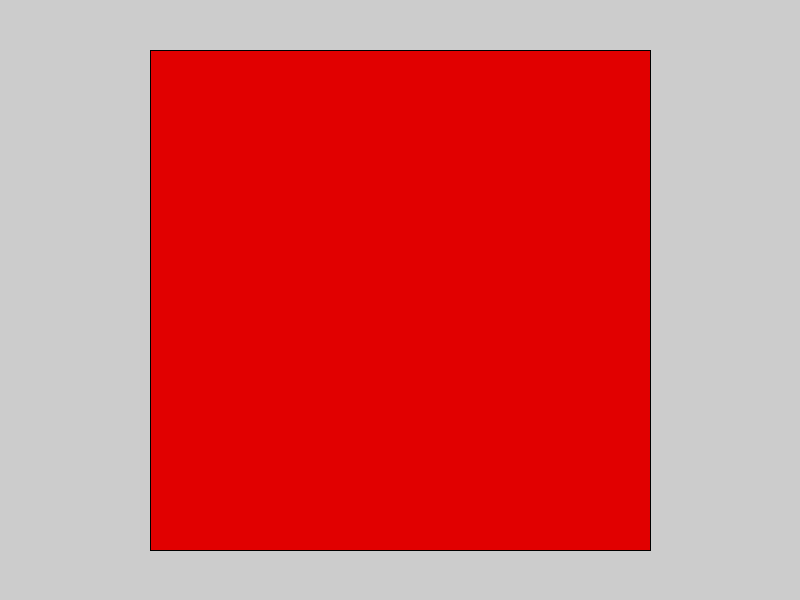
Frame 1 (no input)
Frame 60 (the mouse pressed at the canvas centre just before this capture): identical to frame 1, image omitted
Frame 120 (the mouse held since frame 60 and released just before this capture): identical to frame 1, image omitted

The Processing sketch that drew this single still picture (run headless with seeded random() and noise(); from frame 60 on, the mouse is pressed at the canvas centre):

// Processing sketch: sketch_6_4VierkantOfEllipse
// ── sketch_6_4VierkantOfEllipse.pde
boolean Square = true;
boolean Circle = false;

void setup() {
  size(800, 600);
  rectMode(CENTER);
}

void draw() {
  if ((Square == true) && (Circle == false)) {
    fill(225, 0, 0);
    rect(400, 300, 500, 500);
  } else if ((Square == false) && (Circle == true)) {
    fill(0, 225, 0);
    circle(400, 300, 500);
  }
}
